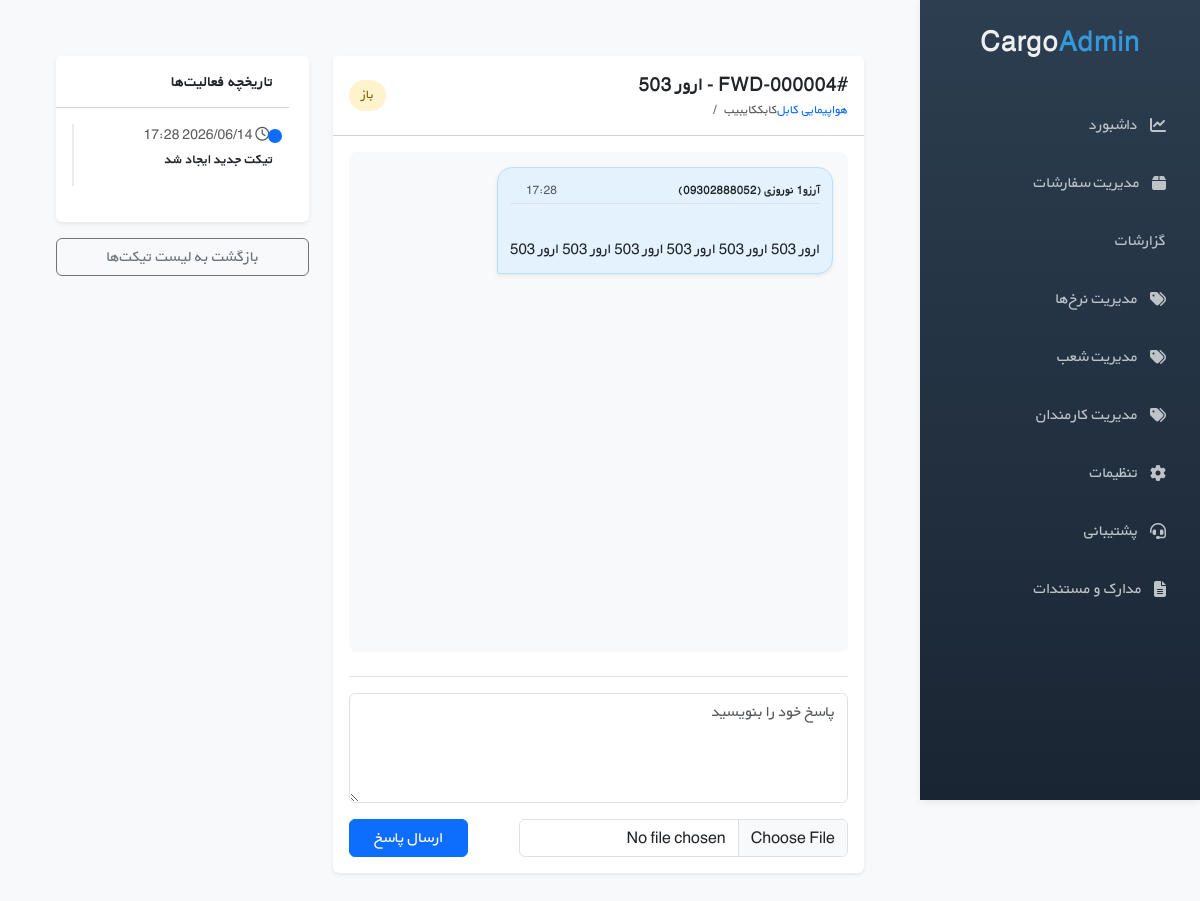
The app's page /forwarder/support/tickets/11/ (signed in) with its own data.
### support/models.py (models this page shows, shortened)
class Ticket(models.Model):
    class Status(models.TextChoices):
        OPEN = "open", "باز"
        PENDING = "pending", "در انتظار کاربر"
        ANSWERED = "answered", "پاسخ داده شد"
        CLOSED = "closed", "بسته شد"
    class Priority(models.TextChoices):
        LOW = "low", "کم"
        NORMAL = "normal", "عادی"
        HIGH = "high", "زیاد"
        URGENT = "urgent", "فوری"
    number = models.CharField(
        max_length=20,
        unique=True
    )
    user = models.ForeignKey(
        settings.AUTH_USER_MODEL,
        on_delete=models.CASCADE,
        related_name="tickets"
    )
    department = models.ForeignKey(
        SupportDepartment,
        on_delete=models.PROTECT
    )
    topic = models.ForeignKey(
        TicketTopic,
        on_delete=models.PROTECT
    )
    subject = models.CharField(max_length=255)
    priority = models.CharField(
        max_length=10,
        choices=Priority.choices,
        default=Priority.NORMAL
    )
    status = models.CharField(
        max_length=20,
        choices=Status.choices,
        default=Status.OPEN
    )
    assigned_agent = models.ForeignKey(
        SupportAgent,
        null=True,
        blank=True,
        on_delete=models.SET_NULL
    )
    unread_for_user = models.BooleanField(default=False)
    unread_for_agent = models.BooleanField(default=True)
    created_at = models.DateTimeField(auto_now_add=True)
    updated_at = models.DateTimeField(auto_now=True)

class SupportDepartment(models.Model):
    name = models.CharField(max_length=120)
    panel_type = models.CharField(
        max_length=20,
        choices=PanelType.choices,
        default=PanelType.CUSTOMER
    )
    is_active = models.BooleanField(default=True)
    sla_response_minutes = models.IntegerField(default=60)
    sla_resolve_minutes = models.IntegerField(default=1440)

class TicketTopic(models.Model):
    department = models.ForeignKey(
        SupportDepartment,
        on_delete=models.CASCADE,
        related_name="topics"
    )
    title = models.CharField(max_length=200)
    is_active = models.BooleanField(default=True)

class TicketMessage(models.Model):
    ticket = models.ForeignKey(
        Ticket,
        on_delete=models.CASCADE,
        related_name="messages"
    )
    sender = models.ForeignKey(
        settings.AUTH_USER_MODEL,
        on_delete=models.CASCADE
    )
    message = models.TextField()
    attachment = models.FileField(
        upload_to="tickets/attachments/",
        null=True,
        blank=True
    )
    created_at = models.DateTimeField(auto_now_add=True)

class TicketActivity(models.Model):
    ticket = models.ForeignKey(
        Ticket,
        on_delete=models.CASCADE,
        related_name="activities"
    )
    user = models.ForeignKey(
        settings.AUTH_USER_MODEL,
        null=True,
        on_delete=models.SET_NULL
    )
    action = models.CharField(max_length=255)
    created_at = models.DateTimeField(auto_now_add=True)

### accounts/models.py (models this page shows, shortened)
class User(AbstractBaseUser, PermissionsMixin, TimeStampedModel):
    class Role(models.TextChoices):
        PLATFORM_ADMIN = "platform_admin", "ادمین پلتفرم"
        CUSTOMER = "customer", "مشتری"
        FORWARDER_ADMIN = "forwarder_admin", "ادمین فورواردر"
        FORWARDER_EXPERT = "forwarder_expert", "کارشناس فورواردر"
        FORWARDER_FINANCE = "forwarder_finance", "کارمند مالی فورواردر"
    mobile = models.CharField(max_length=15, unique=True)
    email = models.EmailField(unique=True, null=True, blank=True)
    first_name = models.CharField(max_length=100)
    last_name = models.CharField(max_length=100)
    role = models.CharField(max_length=30, choices=Role.choices, default=Role.CUSTOMER)
    is_active = models.BooleanField(default=True)
    is_staff = models.BooleanField(default=False)
    USERNAME_FIELD = "mobile"
    REQUIRED_FIELDS = ["first_name", "last_name"]
    objects = UserManager()
    def __str__(self):
        return f"{self.first_name} {self.last_name} ({self.mobile})"
    class Meta:
        verbose_name = "کاربر"
        verbose_name_plural = "کاربران"

### support/views.py (the view, shortened to what this page needs)
# urls.py: path("tickets/<int:pk>/", views.ticket_detail, name="ticket_detail"),
@login_required
def ticket_detail(request, pk):
    panel_type = get_panel_type(request)
    ticket = get_object_or_404(
        Ticket.objects.select_related(
            "department", "topic", "assigned_agent", "user"
        ).prefetch_related(
            "messages", "activities", "transfers"
        ),
        pk=pk,
        department__panel_type=panel_type
    )
    messages_qs = ticket.messages.all().order_by("created_at")
    activities = ticket.activities.all().order_by("-created_at")
    transfer_form = None
    try:
        support_agent = request.user.supportagent
        if support_agent.departments.filter(
            id=ticket.department_id,
            panel_type=panel_type
        ).exists():
            transfer_form = TicketTransferForm()
            transfer_form.fields["to_department"].queryset = SupportDepartment.objects.filter(
                is_active=True,
                panel_type=panel_type
            ).exclude(id=ticket.department_id)
    except SupportAgent.DoesNotExist:
        pass
    if request.method == "POST":
        form = TicketReplyForm(request.POST, request.FILES)
        if form.is_valid():
            reply = form.save(commit=False)
            reply.ticket = ticket
            reply.sender = request.user
            reply.save()
            if ticket.user == request.user:
                ticket.unread_for_agent = True
                ticket.unread_for_user = False
                ticket.status = Ticket.Status.OPEN
                activity_text = "کاربر پاسخ جدید ثبت کرد"
            else:
                ticket.unread_for_user = True
                ticket.unread_for_agent = False
                ticket.status = Ticket.Status.ANSWERED
                activity_text = "کارشناس پاسخ جدید ثبت کرد"
            ticket.save(update_fields=["unread_for_agent", "unread_for_user", "status", "updated_at"])
            TicketActivity.objects.create(
                ticket=ticket,
                user=request.user,
                action=activity_text
            )
            messages.success(request, "پاسخ شما ثبت شد.")
            return redirect(get_detail_url_name(request), pk=ticket.pk)
    else:
        form = TicketReplyForm()
    if ticket.user == request.user and ticket.unread_for_user:
        ticket.unread_for_user = False
        ticket.save(update_fields=["unread_for_user", "updated_at"])
    return render(
        request,
        get_template_path(request, "ticket_detail.html"),
        {
            "ticket": ticket,
            "messages": messages_qs,
            "activities": activities,
            "form": form,
            "transfer_form": transfer_form,
            "list_url_name": get_list_url_name(request),
            "transfer_url_name": get_transfer_url_name(request),
        }
    )

### support/forms.py
class TicketReplyForm(forms.ModelForm):
    class Meta:
        model = TicketMessage
        fields = ["message", "attachment"]
        widgets = {
            "message": forms.Textarea(attrs={
                "class": "form-control",
                "rows": 4,
                "placeholder": "پاسخ خود را بنویسید"
            }),
            "attachment": forms.ClearableFileInput(attrs={
                "class": "form-control"
            }),
        }

### support/views.py (called while the page is built)
def get_panel_type(request):
    path = request.path
    if path.startswith("/forwarder/support/"):
        return "forwarder"
    if path.startswith("/customer/profile/support/"):
        return "customer"
    if is_forwarder_user(request.user):
        return "forwarder"
    return "customer"

def get_template_path(request, template_name):
    panel_type = get_panel_type(request)
    if panel_type == "forwarder":
        return f"forwarder_panel/support/{template_name}"
    return f"customer_panel/profile/support/{template_name}"

def get_list_url_name(request):
    panel_type = get_panel_type(request)
    if panel_type == "forwarder":
        return "forwarder_support:ticket_list"
    return "customer_support:ticket_list"

def get_transfer_url_name(request):
    panel_type = get_panel_type(request)
    if panel_type == "forwarder":
        return "forwarder_support:ticket_transfer"
    return "customer_support:ticket_transfer"

### templates/forwarder_panel/support/ticket_detail.html (shortened to what this page needs)
{% extends 'forwarder_panel/base.html' %}
{% load static %}
{% block extra_css %}
<link rel="stylesheet" href="{% static 'support/css/support.css' %}">
{% endblock %}
{% block content %}
<div class="container-fluid p-4">
    <div class="row">
        <div class="col-lg-8">
            <div class="card shadow-sm border-0">
                <div class="card-header bg-white py-3">
                    <div class="d-flex justify-content-between align-items-center">
                        <div>
                            <h5 class="fw-bold mb-1">#{{ ticket.number|default:ticket.id }} - {{ ticket.subject }}</h5>
                            <nav aria-label="breadcrumb">
                                <ol class="breadcrumb mb-0" style="font-size: 0.8rem;">
                                    <li class="breadcrumb-item text-primary">{{ ticket.department.name }}</li>
                                    <li class="breadcrumb-item active">{{ ticket.topic.name|default:ticket.topic.title }}</li>
                                </ol>
                            </nav>
                        </div>
                        <span class="status-badge
                            {% if ticket.status == 'open' %}status-open
                            {% elif ticket.status == 'answered' %}status-answered
                            {% else %}status-closed{% endif %}">
                            {{ ticket.get_status_display }}
                        </span>
                    </div>
                </div>
                <div class="card-body">
                    <div class="chat-container mb-4" id="chatWindow">
                        {% for msg in messages %}
                            <div class="d-flex {% if msg.sender == request.user %}justify-content-start{% else %}justify-content-end{% endif %} mb-3">
                                <div class="chat-bubble {% if msg.sender == request.user %}chat-user{% else %}chat-support{% endif %} shadow-sm">
                                    <div class="d-flex justify-content-between align-items-center mb-1 border-bottom pb-1" style="font-size: 0.75rem;">
                                        <span class="fw-bold text-dark">
                                            {% if msg.sender.get_full_name %}
                                                {{ msg.sender.get_full_name }}
                                            {% else %}
                                                {{ msg.sender }}
                                            {% endif %}
                                        </span>
                                        <span class="text-muted ms-3">{{ msg.created_at|date:"H:i" }}</span>
                                    </div>
                                    <div class="chat-text pt-1" style="white-space: pre-line;">
                                        {{ msg.message }}
                                    </div>
                                </div>
                            </div>
                        {% endfor %}
                    </div>
                    {% if ticket.status != 'closed' %}
                    <div class="reply-box border-top pt-3">
                        <form method="post" enctype="multipart/form-data">
                            <div class="mb-3">
                                {{ form.message }}
                            </div>
                            <div class="d-flex justify-content-between align-items-center">
                                <div class="file-input">
                                    {{ form.attachment }}
                                </div>
                                <button type="submit" class="btn btn-primary px-4">
                                    ارسال پاسخ
                                </button>
                            </div>
                        </form>
                    </div>
                    {% else %}
                    <div class="alert alert-secondary text-center">
                        این تیکت بسته شده است و امکان ارسال پاسخ وجود ندارد.
                    </div>
                    {% endif %}
                </div>
            </div>
        </div>
        <div class="col-lg-4">
            <div class="card shadow-sm border-0 timeline">
                <div class="card-header bg-white py-3">
                    <h6 class="fw-bold mb-0">تاریخچه فعالیت‌ها</h6>
                </div>
                <div class="card-body">
                    {% for activity in activities %}
                    <div class="timeline-item pb-3 border-right ps-3 position-relative" style="border-left: 2px solid #e9ecef;">
                        <div class="small text-muted mb-1">
                            <i class="far fa-clock me-1"></i> {{ activity.created_at|date:"Y/m/d H:i" }}
                        </div>
                        <div class="small fw-bold text-dark">{{ activity.action }}</div>
                    </div>
                    {% empty %}
                    <div class="text-muted text-center py-4">فعالیتی ثبت نشده است</div>
                    {% endfor %}
                </div>
            </div>
            <div class="mt-3">
                <a href="{% url list_url_name %}" class="btn btn-outline-secondary w-100">
                     بازگشت به لیست تیکت‌ها
                </a>
            </div>
        </div>
    </div>
</div>
{% endblock %}

### static/css/base_panel_style.css (style rules this page uses)
* { margin: 0; padding: 0; box-sizing: border-box; }
body { font-family: 'BYekan', Tahoma, Arial, sans-serif; background: #f8f9fa; color: #333; }

### static/support/css/support.css (style rules this page uses)
.status-badge { font-size: 0.8rem; padding: 6px 12px; border-radius: 50px; font-weight: 500; }
.status-open { background: #e7f1ff; color: #0d6efd; }
.chat-container { height: 480px; overflow-y: auto; background: #f7f9fc; border-radius: 14px; padding: 20px; }
.chat-bubble { max-width: 70%; padding: 14px 16px; border-radius: 18px; margin-bottom: 15px; position: relative; font-size: 0.95rem; line-height: 1.6; }
.chat-user { background: #ffffff; border-right: 4px solid #0d6efd; }
.timeline { border-right: 2px solid #dee2e6; padding-right: 20px; }
.timeline-item { position: relative; margin-bottom: 20px; }
.timeline-item::before { content: ''; position: absolute; right: -9px; top: 5px; width: 14px; height: 14px; background: #0d6efd; border-radius: 50%; }
.reply-box { border-top: 1px solid #dee2e6; padding-top: 15px; }

### templates/forwarder_panel/support/ticket_detail.html (style rules this page uses)
.chat-container { height: 500px; overflow-y: auto; padding: 15px; background: #f8f9fa; border-radius: 8px; }
.chat-bubble { max-width: 75%; padding: 12px; border-radius: 15px; margin-bottom: 15px; position: relative; }
.chat-user { background-color: #e3f2fd; border-bottom-left-radius: 2px; border: 1px solid #bbdefb; }
.status-badge { padding: 5px 12px; border-radius: 20px; font-size: 0.85rem; }
.status-open { background: #fff3cd; color: #856404; }

### records on screen
Ticket: subject "ارور 503", department.name "هواپیمایی کابل", topic.name "کابککایبیب", status "باز"
TicketMessage: sender "آرزو1 نوروزی (09302888052)", created_at "17:28", message "ارور 503 ارور 503 ارور 503 ارور 503 ارور 503 ارور 503"
TicketActivity: created_at "2026/06/14 17:28", action "تیکت جدید ایجاد شد"
